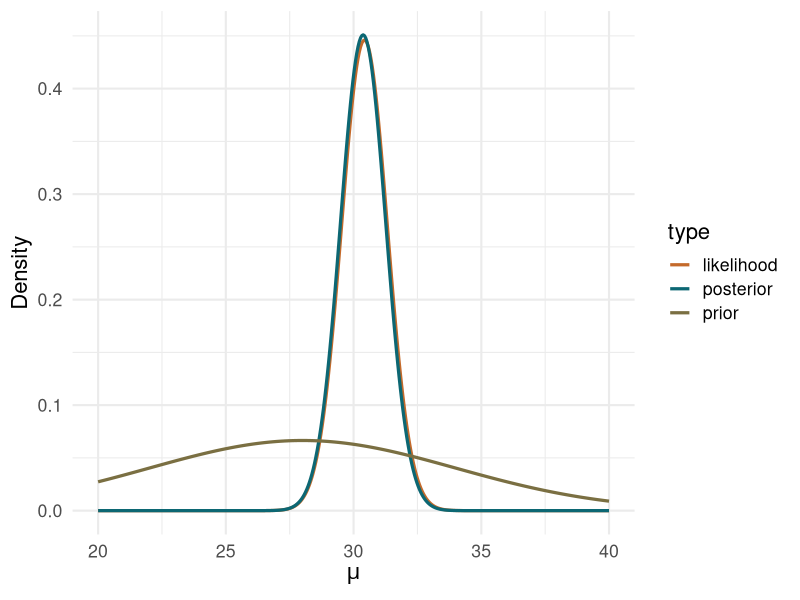

Write the R code that produced this figure.
## ---- chunk 1
library(ggplot2)
library(knitr)
theme_set(theme_minimal(base_size = 16))

set.seed(2026)
y <- rnorm(20, mean = 32, sd = 4)
sigma <- 4
mu_0 <- 28
tau_0 <- 6

posterior_normal_mean <- function(y, sigma, mu_0, tau_0) {
  n <- length(y)
  tau_n2 <- 1 / (1 / tau_0^2 + n / sigma^2)
  mu_n <- tau_n2 * (mu_0 / tau_0^2 + n * mean(y) / sigma^2)
  list(mu = mu_n, sd = sqrt(tau_n2))
}

post <- posterior_normal_mean(y, sigma, mu_0, tau_0)
post
## ---- chunk 2
curve_data <- data.frame(mu = seq(20, 40, length.out = 400))
plot_data <- rbind(
  data.frame(type = "prior", mu = curve_data$mu, density = dnorm(curve_data$mu, mu_0, tau_0)),
  data.frame(type = "likelihood", mu = curve_data$mu, density = dnorm(curve_data$mu, mean(y), sigma / sqrt(length(y)))),
  data.frame(type = "posterior", mu = curve_data$mu, density = dnorm(curve_data$mu, post$mu, post$sd))
)

ggplot(plot_data, aes(mu, density, color = type)) +
  geom_line(linewidth = 1.1) +
  scale_color_manual(values = c(prior = "#7a6f42", likelihood = "#c46a2b", posterior = "#0c6773")) +
  labs(x = expression(mu), y = "Density")
## ---- chunk 3
set.seed(2026)
y_first <- rnorm(12, mean = 31, sd = sigma)
y_second <- rnorm(12, mean = 33, sd = sigma)

post_first <- posterior_normal_mean(y_first, sigma, mu_0 = 28, tau_0 = 6)
post_second <- posterior_normal_mean(y_second, sigma, mu_0 = post_first$mu, tau_0 = post_first$sd)

data.frame(
  stage = c("prior", "after first", "after second"),
  mean = c(28, post_first$mu, post_second$mu),
  sd = c(6, post_first$sd, post_second$sd)
)
